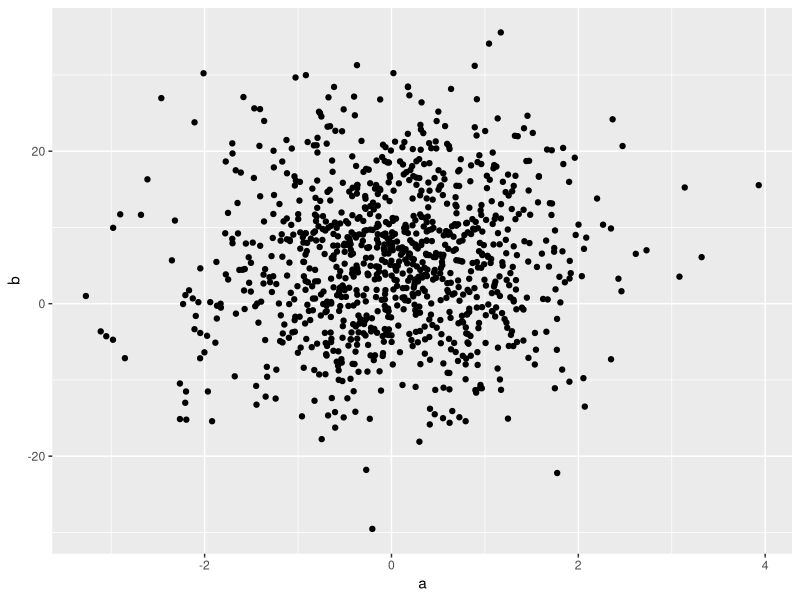
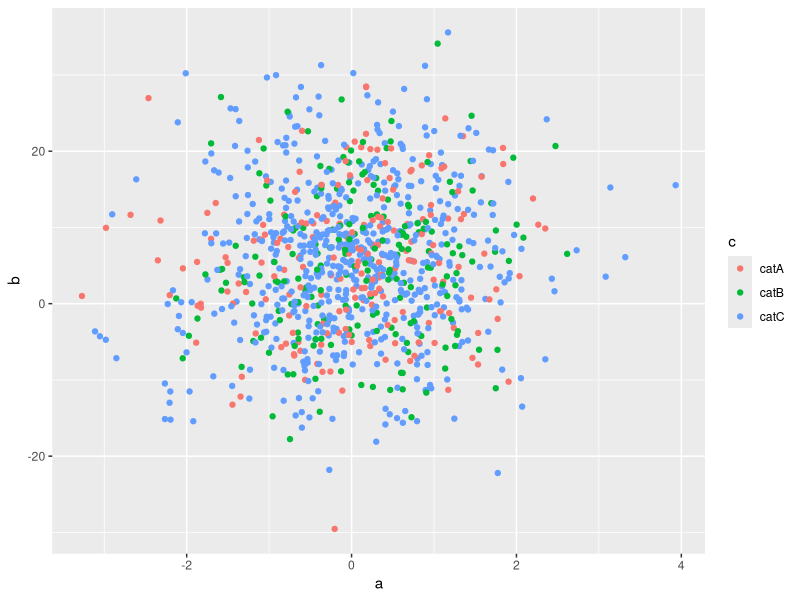
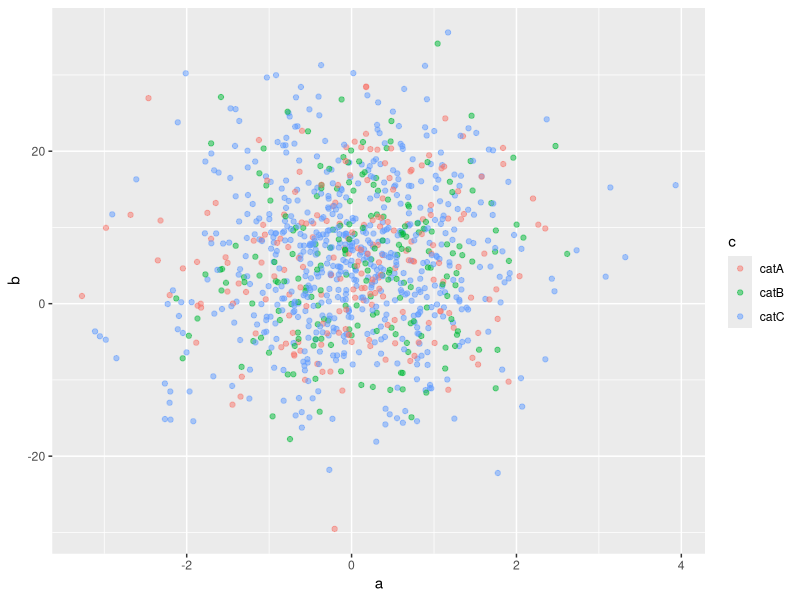
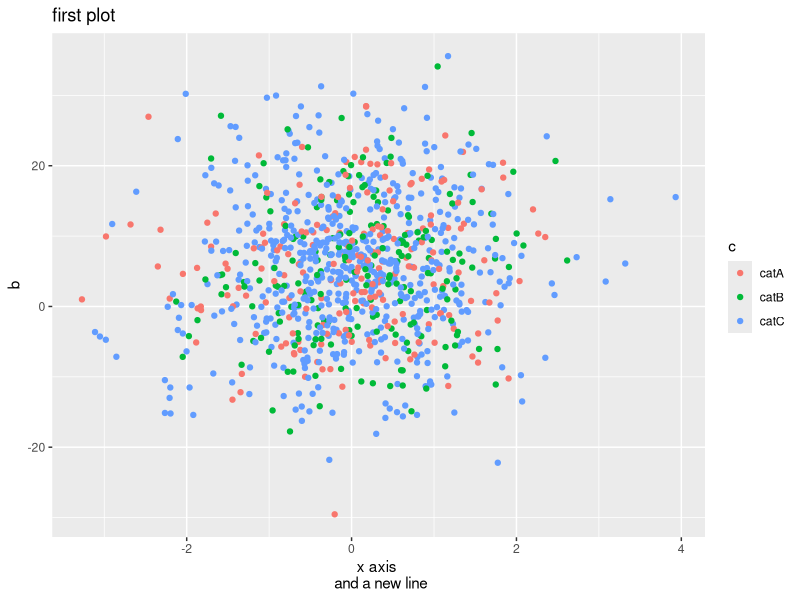
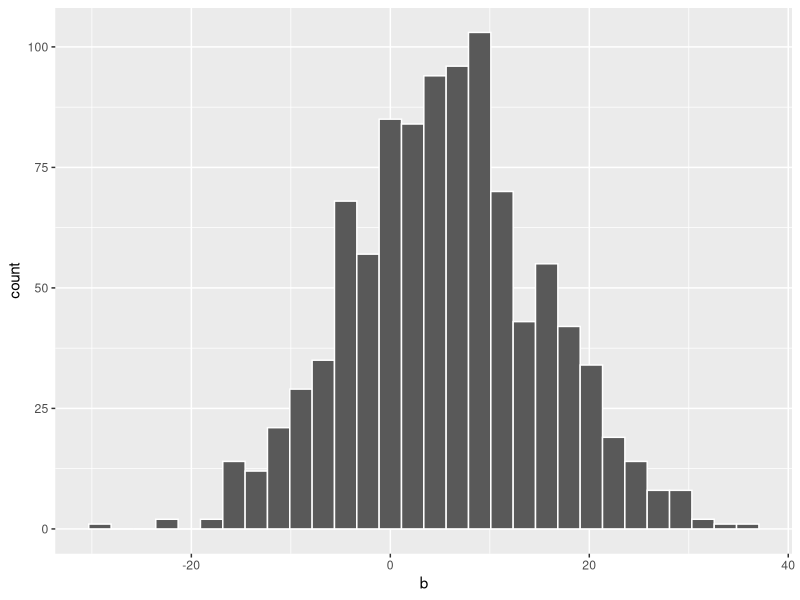
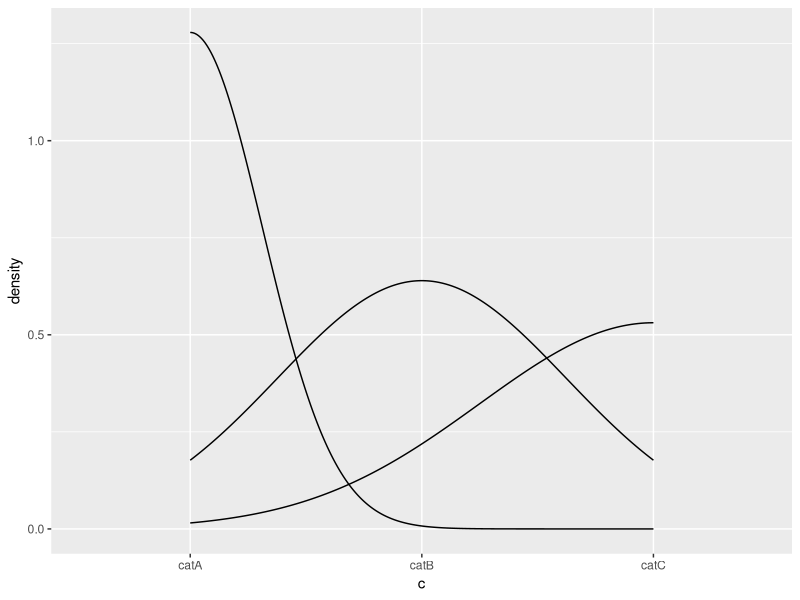
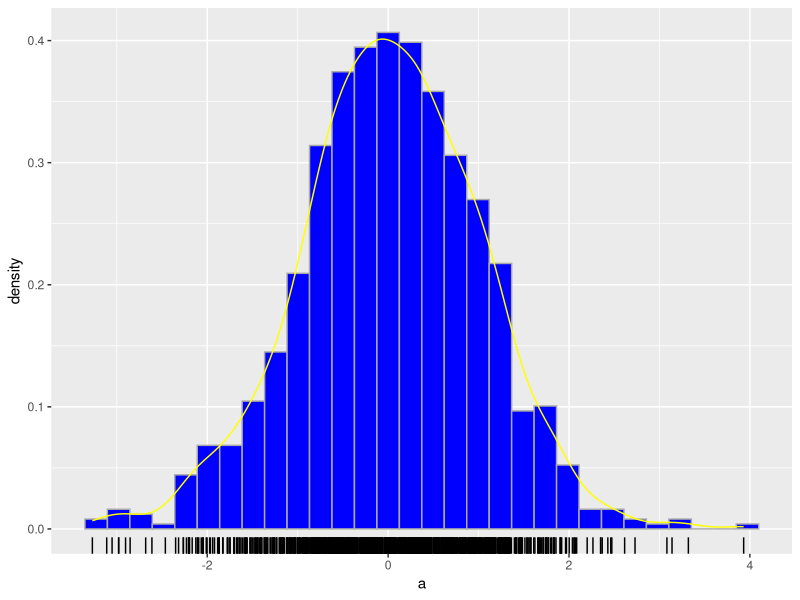
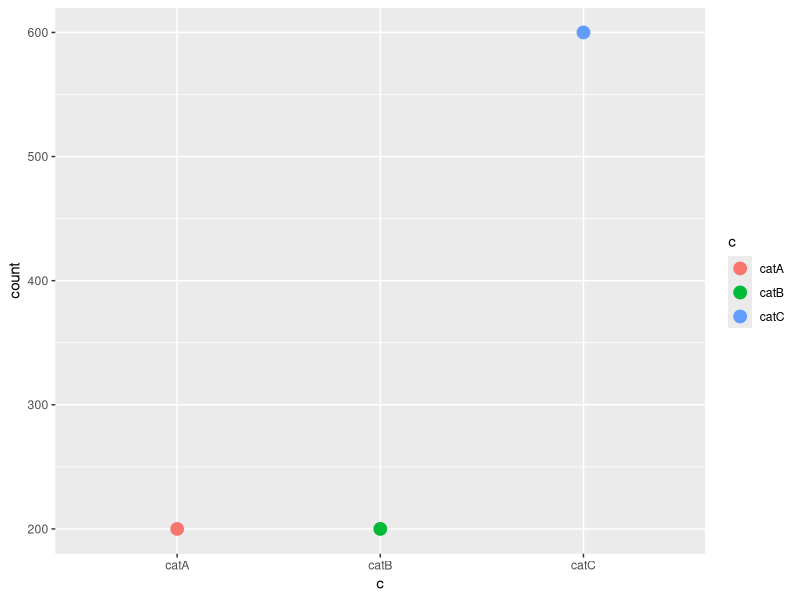

Source code (R) for these figures, in order:
#help about geoms
help.search("geom_", package = "ggplot2")

#examples for ggplot2

x1 <- rnorm(1000,0,1)
x2 <- rnorm(1000,5,10)
x3 <- rep(c("catA","catB","catC","catC","catC"),200)[1:1000]
x4 <- factor(rep(c("yes","no"),500))

df <- data.frame(a=x1, b=x2, c=x3, d=x4)

library(ggplot2)
ggplot(df, aes(a, b)) + geom_point(aes())

#color
ggplot(df, aes(a,b,color=c)) + geom_point()

#setting color translucency to 0.5
ggplot(df, aes(a,b,color=c)) + geom_point(alpha=.5)

#adding a title and x axis label:
ggplot(df, aes(a,b,color=c)) +
  geom_point(alpha=5) +
  labs(title = "first plot", x = "x axis \n and a new line")


ggplot(df, aes(b) ) + geom_histogram(color="white")

ggplot(df, aes(c)) + geom_density()

ggplot(df) + geom_histogram(aes(a, ..density..), fill="blue", colour="darkgrey") +
  geom_density(aes(a, ..density..), colour="yellow") +
  geom_rug( aes(a))

#a plot with just statistics
ggplot(df, aes(c, color=c)) + geom_point(stat = "count", size = 4)




